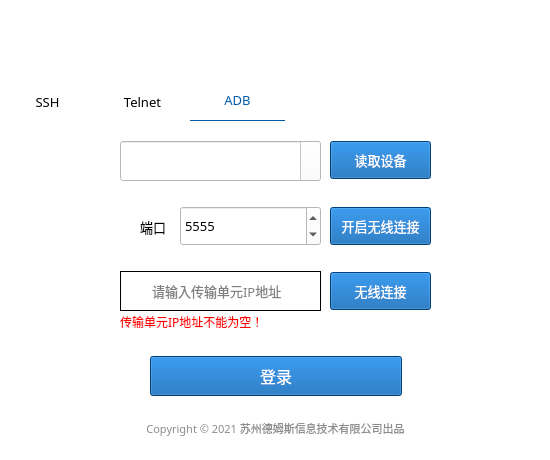
<?xml version="1.0" encoding="UTF-8"?>
<ui version="4.0">
 <class>MainWindow</class>
 <widget class="QMainWindow" name="MainWindow">
  <property name="windowModality">
   <enum>Qt::NonModal</enum>
  </property>
  <property name="geometry">
   <rect>
    <x>0</x>
    <y>0</y>
    <width>550</width>
    <height>460</height>
   </rect>
  </property>
  <property name="sizePolicy">
   <sizepolicy hsizetype="Preferred" vsizetype="Preferred">
    <horstretch>0</horstretch>
    <verstretch>0</verstretch>
   </sizepolicy>
  </property>
  <property name="minimumSize">
   <size>
    <width>550</width>
    <height>460</height>
   </size>
  </property>
  <property name="maximumSize">
   <size>
    <width>550</width>
    <height>460</height>
   </size>
  </property>
  <property name="font">
   <font>
    <family>微软雅黑</family>
   </font>
  </property>
  <property name="windowTitle">
   <string>传输单元服务部署工具</string>
  </property>
  <property name="styleSheet">
   <string notr="true">background-color:white;</string>
  </property>
  <widget class="QWidget" name="centralwidget">
   <widget class="QTabWidget" name="connectMethod">
    <property name="geometry">
     <rect>
      <x>0</x>
      <y>80</y>
      <width>551</width>
      <height>301</height>
     </rect>
    </property>
    <property name="sizePolicy">
     <sizepolicy hsizetype="Expanding" vsizetype="Expanding">
      <horstretch>0</horstretch>
      <verstretch>0</verstretch>
     </sizepolicy>
    </property>
    <property name="font">
     <font>
      <family>微软雅黑</family>
      <pointsize>10</pointsize>
     </font>
    </property>
    <property name="focusPolicy">
     <enum>Qt::TabFocus</enum>
    </property>
    <property name="toolTip">
     <string>&lt;html&gt;&lt;head/&gt;&lt;body&gt;&lt;p&gt;&lt;br/&gt;&lt;/p&gt;&lt;/body&gt;&lt;/html&gt;</string>
    </property>
    <property name="toolTipDuration">
     <number>-2</number>
    </property>
    <property name="styleSheet">
     <string notr="true">QTabWidget{
	background-color:transparent;
}
QTabWidget::tab-bar{
   alignment:center;
}
QTabWidget::pane{
    border:3px;
}
QTabBar::tab{
	background-color:transparent;
    min-width:95px;
    min-height:40px;
}
QTabBar::tab:hover{
    background:transparent;
	color:#005BAB;
}
QTabBar::tab:selected{
    border-color: black;
    background:transparent;
    color:#005BAB;
	border-bottom:1px solid #005BAB;
}</string>
    </property>
    <property name="tabShape">
     <enum>QTabWidget::Rounded</enum>
    </property>
    <property name="currentIndex">
     <number>2</number>
    </property>
    <widget class="QWidget" name="SSH">
     <attribute name="title">
      <string>SSH</string>
     </attribute>
     <widget class="QLineEdit" name="ssh_host">
      <property name="geometry">
       <rect>
        <x>180</x>
        <y>20</y>
        <width>221</width>
        <height>40</height>
       </rect>
      </property>
      <property name="font">
       <font>
        <family>微软雅黑</family>
        <pointsize>10</pointsize>
       </font>
      </property>
      <property name="styleSheet">
       <string notr="true">border:1px solid black;
border-left:0px solid white;</string>
      </property>
      <property name="text">
       <string/>
      </property>
      <property name="placeholderText">
       <string>请输入传输单元IP地址</string>
      </property>
     </widget>
     <widget class="QLineEdit" name="ssh_username">
      <property name="geometry">
       <rect>
        <x>180</x>
        <y>85</y>
        <width>221</width>
        <height>40</height>
       </rect>
      </property>
      <property name="font">
       <font>
        <family>微软雅黑</family>
        <pointsize>10</pointsize>
       </font>
      </property>
      <property name="styleSheet">
       <string notr="true">border:1px solid black;
border-left:0px solid white;</string>
      </property>
      <property name="placeholderText">
       <string>请输入用户名</string>
      </property>
     </widget>
     <widget class="QLabel" name="label_4">
      <property name="geometry">
       <rect>
        <x>150</x>
        <y>20</y>
        <width>32</width>
        <height>40</height>
       </rect>
      </property>
      <property name="styleSheet">
       <string notr="true">border:1px solid black;
border-right:0px solid white;</string>
      </property>
      <property name="text">
       <string/>
      </property>
     </widget>
     <widget class="QLabel" name="label_5">
      <property name="geometry">
       <rect>
        <x>150</x>
        <y>85</y>
        <width>32</width>
        <height>40</height>
       </rect>
      </property>
      <property name="styleSheet">
       <string notr="true">border:1px solid black;
border-right:0px solid white;</string>
      </property>
      <property name="text">
       <string/>
      </property>
     </widget>
     <widget class="QLabel" name="label_6">
      <property name="geometry">
       <rect>
        <x>150</x>
        <y>150</y>
        <width>32</width>
        <height>40</height>
       </rect>
      </property>
      <property name="styleSheet">
       <string notr="true">border:1px solid black;
border-right:0px solid white;</string>
      </property>
      <property name="text">
       <string/>
      </property>
     </widget>
     <widget class="QLabel" name="label_7">
      <property name="geometry">
       <rect>
        <x>160</x>
        <y>30</y>
        <width>14</width>
        <height>18</height>
       </rect>
      </property>
      <property name="styleSheet">
       <string notr="true">background:url(img/ip.png);</string>
      </property>
      <property name="text">
       <string/>
      </property>
     </widget>
     <widget class="QLabel" name="label_9">
      <property name="geometry">
       <rect>
        <x>160</x>
        <y>97</y>
        <width>14</width>
        <height>18</height>
       </rect>
      </property>
      <property name="styleSheet">
       <string notr="true">background:url(img/username.png);</string>
      </property>
      <property name="text">
       <string/>
      </property>
     </widget>
     <widget class="QLabel" name="label_10">
      <property name="geometry">
       <rect>
        <x>160</x>
        <y>162</y>
        <width>14</width>
        <height>17</height>
       </rect>
      </property>
      <property name="styleSheet">
       <string notr="true">background:url(img/password.png);</string>
      </property>
      <property name="text">
       <string/>
      </property>
     </widget>
     <widget class="QLineEdit" name="ssh_password">
      <property name="geometry">
       <rect>
        <x>180</x>
        <y>150</y>
        <width>221</width>
        <height>40</height>
       </rect>
      </property>
      <property name="font">
       <font>
        <family>微软雅黑</family>
        <pointsize>10</pointsize>
       </font>
      </property>
      <property name="styleSheet">
       <string notr="true">border:1px solid black;
border-left:0px solid white;</string>
      </property>
      <property name="text">
       <string/>
      </property>
      <property name="echoMode">
       <enum>QLineEdit::Password</enum>
      </property>
      <property name="placeholderText">
       <string>请输入密码</string>
      </property>
     </widget>
     <widget class="QLabel" name="ssh_ip_label">
      <property name="geometry">
       <rect>
        <x>150</x>
        <y>60</y>
        <width>251</width>
        <height>21</height>
       </rect>
      </property>
      <property name="font">
       <font>
        <family>微软雅黑</family>
       </font>
      </property>
      <property name="styleSheet">
       <string notr="true">color:red;</string>
      </property>
      <property name="text">
       <string>传输单元IP地址不能为空！</string>
      </property>
     </widget>
     <widget class="QLabel" name="ssh_username_label">
      <property name="geometry">
       <rect>
        <x>150</x>
        <y>125</y>
        <width>251</width>
        <height>21</height>
       </rect>
      </property>
      <property name="font">
       <font>
        <family>微软雅黑</family>
       </font>
      </property>
      <property name="styleSheet">
       <string notr="true">color:red;</string>
      </property>
      <property name="text">
       <string>用户名不能为空！</string>
      </property>
     </widget>
     <widget class="QLabel" name="ssh_password_label">
      <property name="geometry">
       <rect>
        <x>150</x>
        <y>190</y>
        <width>251</width>
        <height>21</height>
       </rect>
      </property>
      <property name="font">
       <font>
        <family>微软雅黑</family>
       </font>
      </property>
      <property name="styleSheet">
       <string notr="true">color:red;</string>
      </property>
      <property name="text">
       <string>密码不能为空！</string>
      </property>
     </widget>
    </widget>
    <widget class="QWidget" name="Telnet">
     <property name="toolTipDuration">
      <number>-1</number>
     </property>
     <attribute name="title">
      <string>Telnet</string>
     </attribute>
     <widget class="QLabel" name="label_23">
      <property name="geometry">
       <rect>
        <x>150</x>
        <y>20</y>
        <width>32</width>
        <height>40</height>
       </rect>
      </property>
      <property name="styleSheet">
       <string notr="true">border:1px solid black;
border-right:0px solid white;</string>
      </property>
      <property name="text">
       <string/>
      </property>
     </widget>
     <widget class="QLabel" name="label_24">
      <property name="geometry">
       <rect>
        <x>150</x>
        <y>85</y>
        <width>32</width>
        <height>40</height>
       </rect>
      </property>
      <property name="styleSheet">
       <string notr="true">border:1px solid black;
border-right:0px solid white;</string>
      </property>
      <property name="text">
       <string/>
      </property>
     </widget>
     <widget class="QLabel" name="label_25">
      <property name="geometry">
       <rect>
        <x>150</x>
        <y>150</y>
        <width>32</width>
        <height>40</height>
       </rect>
      </property>
      <property name="styleSheet">
       <string notr="true">border:1px solid black;
border-right:0px solid white;</string>
      </property>
      <property name="text">
       <string/>
      </property>
     </widget>
     <widget class="QLabel" name="label_38">
      <property name="geometry">
       <rect>
        <x>160</x>
        <y>30</y>
        <width>14</width>
        <height>18</height>
       </rect>
      </property>
      <property name="styleSheet">
       <string notr="true">background:url(img/ip.png);</string>
      </property>
      <property name="text">
       <string/>
      </property>
     </widget>
     <widget class="QLabel" name="label_39">
      <property name="geometry">
       <rect>
        <x>160</x>
        <y>162</y>
        <width>14</width>
        <height>17</height>
       </rect>
      </property>
      <property name="styleSheet">
       <string notr="true">background:url(img/password.png);</string>
      </property>
      <property name="text">
       <string/>
      </property>
     </widget>
     <widget class="QLabel" name="label_40">
      <property name="geometry">
       <rect>
        <x>160</x>
        <y>97</y>
        <width>14</width>
        <height>18</height>
       </rect>
      </property>
      <property name="styleSheet">
       <string notr="true">background:url(img/username.png);</string>
      </property>
      <property name="text">
       <string/>
      </property>
     </widget>
     <widget class="QLineEdit" name="telnet_host">
      <property name="geometry">
       <rect>
        <x>180</x>
        <y>20</y>
        <width>221</width>
        <height>40</height>
       </rect>
      </property>
      <property name="font">
       <font>
        <family>微软雅黑</family>
        <pointsize>10</pointsize>
       </font>
      </property>
      <property name="styleSheet">
       <string notr="true">border:1px solid black;
border-left:0px solid white;</string>
      </property>
      <property name="text">
       <string/>
      </property>
      <property name="placeholderText">
       <string>请输入传输单元IP地址</string>
      </property>
     </widget>
     <widget class="QLineEdit" name="telnet_username">
      <property name="geometry">
       <rect>
        <x>180</x>
        <y>85</y>
        <width>221</width>
        <height>40</height>
       </rect>
      </property>
      <property name="font">
       <font>
        <family>微软雅黑</family>
        <pointsize>10</pointsize>
       </font>
      </property>
      <property name="styleSheet">
       <string notr="true">border:1px solid black;
border-left:0px solid white;</string>
      </property>
      <property name="placeholderText">
       <string>请输入用户名</string>
      </property>
     </widget>
     <widget class="QLineEdit" name="telnet_password">
      <property name="geometry">
       <rect>
        <x>180</x>
        <y>150</y>
        <width>221</width>
        <height>40</height>
       </rect>
      </property>
      <property name="font">
       <font>
        <family>微软雅黑</family>
        <pointsize>10</pointsize>
       </font>
      </property>
      <property name="styleSheet">
       <string notr="true">border:1px solid black;
border-left:0px solid white;</string>
      </property>
      <property name="text">
       <string/>
      </property>
      <property name="echoMode">
       <enum>QLineEdit::Password</enum>
      </property>
      <property name="placeholderText">
       <string>请输入密码</string>
      </property>
     </widget>
     <widget class="QLabel" name="telnet_ip_label">
      <property name="geometry">
       <rect>
        <x>150</x>
        <y>60</y>
        <width>251</width>
        <height>21</height>
       </rect>
      </property>
      <property name="font">
       <font>
        <family>微软雅黑</family>
       </font>
      </property>
      <property name="styleSheet">
       <string notr="true">color:red;</string>
      </property>
      <property name="text">
       <string>传输单元IP地址不能为空！</string>
      </property>
     </widget>
     <widget class="QLabel" name="telnet_username_label">
      <property name="geometry">
       <rect>
        <x>150</x>
        <y>125</y>
        <width>251</width>
        <height>21</height>
       </rect>
      </property>
      <property name="font">
       <font>
        <family>微软雅黑</family>
       </font>
      </property>
      <property name="styleSheet">
       <string notr="true">color:red;</string>
      </property>
      <property name="text">
       <string>用户名不能为空！</string>
      </property>
     </widget>
     <widget class="QLabel" name="telnet_password_label">
      <property name="geometry">
       <rect>
        <x>150</x>
        <y>190</y>
        <width>251</width>
        <height>21</height>
       </rect>
      </property>
      <property name="font">
       <font>
        <family>微软雅黑</family>
       </font>
      </property>
      <property name="styleSheet">
       <string notr="true">color:red;</string>
      </property>
      <property name="text">
       <string>密码不能为空！</string>
      </property>
     </widget>
    </widget>
    <widget class="QWidget" name="ADB">
     <attribute name="title">
      <string>ADB</string>
     </attribute>
     <widget class="QComboBox" name="device_id">
      <property name="geometry">
       <rect>
        <x>120</x>
        <y>20</y>
        <width>201</width>
        <height>40</height>
       </rect>
      </property>
      <property name="font">
       <font>
        <family>微软雅黑</family>
        <pointsize>10</pointsize>
       </font>
      </property>
      <property name="styleSheet">
       <string notr="true">QComboBox::drop-down {
     subcontrol-origin: padding;
     subcontrol- position :  top  right ;
     width :  20px ;
      border-left-width :  0px ;

}
 
QComboBox::down-arrow {
     image:url(img/arrow.png);
}</string>
      </property>
      <property name="editable">
       <bool>true</bool>
      </property>
     </widget>
     <widget class="QPushButton" name="open_port">
      <property name="geometry">
       <rect>
        <x>330</x>
        <y>86</y>
        <width>101</width>
        <height>38</height>
       </rect>
      </property>
      <property name="font">
       <font>
        <family>微软雅黑</family>
        <pointsize>10</pointsize>
       </font>
      </property>
      <property name="styleSheet">
       <string notr="true">QPushButton{
        text-align:center;
        color:white;
        background-color:rgb(0, 91, 171);
}
QPushButton:hover{
        background-color:rgb(24, 91, 171);
}</string>
      </property>
      <property name="text">
       <string>开启无线连接</string>
      </property>
     </widget>
     <widget class="QPushButton" name="read_devices">
      <property name="geometry">
       <rect>
        <x>330</x>
        <y>20</y>
        <width>101</width>
        <height>38</height>
       </rect>
      </property>
      <property name="font">
       <font>
        <family>微软雅黑</family>
        <pointsize>10</pointsize>
       </font>
      </property>
      <property name="styleSheet">
       <string notr="true">QPushButton{
        text-align:center;
        color:white;
        background-color:rgb(0, 91, 171);
}
QPushButton:hover{
        background-color:rgb(24, 91, 171);
}</string>
      </property>
      <property name="text">
       <string>读取设备</string>
      </property>
     </widget>
     <widget class="QSpinBox" name="adb_port">
      <property name="geometry">
       <rect>
        <x>180</x>
        <y>85</y>
        <width>141</width>
        <height>40</height>
       </rect>
      </property>
      <property name="font">
       <font>
        <family>微软雅黑</family>
        <pointsize>10</pointsize>
       </font>
      </property>
      <property name="toolTip">
       <string extracomment="端口范围:1024-65535"/>
      </property>
      <property name="styleSheet">
       <string notr="true"/>
      </property>
      <property name="minimum">
       <number>1024</number>
      </property>
      <property name="maximum">
       <number>65535</number>
      </property>
      <property name="value">
       <number>5555</number>
      </property>
     </widget>
     <widget class="QLabel" name="label">
      <property name="geometry">
       <rect>
        <x>120</x>
        <y>100</y>
        <width>13</width>
        <height>13</height>
       </rect>
      </property>
      <property name="styleSheet">
       <string notr="true">background:url(img/port.png);</string>
      </property>
      <property name="text">
       <string/>
      </property>
     </widget>
     <widget class="QLabel" name="label_2">
      <property name="geometry">
       <rect>
        <x>140</x>
        <y>90</y>
        <width>31</width>
        <height>31</height>
       </rect>
      </property>
      <property name="font">
       <font>
        <family>微软雅黑</family>
        <pointsize>10</pointsize>
       </font>
      </property>
      <property name="text">
       <string>端口</string>
      </property>
     </widget>
     <widget class="QLineEdit" name="device_ip">
      <property name="geometry">
       <rect>
        <x>150</x>
        <y>150</y>
        <width>171</width>
        <height>40</height>
       </rect>
      </property>
      <property name="font">
       <font>
        <family>微软雅黑</family>
        <pointsize>10</pointsize>
       </font>
      </property>
      <property name="styleSheet">
       <string notr="true">border:1px solid black;
border-left:0px solid white;</string>
      </property>
      <property name="text">
       <string/>
      </property>
      <property name="placeholderText">
       <string>请输入传输单元IP地址</string>
      </property>
     </widget>
     <widget class="QLabel" name="label_26">
      <property name="geometry">
       <rect>
        <x>120</x>
        <y>150</y>
        <width>32</width>
        <height>40</height>
       </rect>
      </property>
      <property name="styleSheet">
       <string notr="true">border:1px solid black;
border-right:0px solid white;</string>
      </property>
      <property name="text">
       <string/>
      </property>
     </widget>
     <widget class="QLabel" name="label_41">
      <property name="geometry">
       <rect>
        <x>130</x>
        <y>160</y>
        <width>14</width>
        <height>18</height>
       </rect>
      </property>
      <property name="styleSheet">
       <string notr="true">background:url(img/ip.png);</string>
      </property>
      <property name="text">
       <string/>
      </property>
     </widget>
     <widget class="QPushButton" name="connect_remote_ip">
      <property name="geometry">
       <rect>
        <x>330</x>
        <y>151</y>
        <width>101</width>
        <height>38</height>
       </rect>
      </property>
      <property name="font">
       <font>
        <family>微软雅黑</family>
        <pointsize>10</pointsize>
       </font>
      </property>
      <property name="styleSheet">
       <string notr="true">QPushButton{
        text-align:center;
        color:white;
        background-color:rgb(0, 91, 171);
}
QPushButton:hover{
        background-color:rgb(24, 91, 171);
}</string>
      </property>
      <property name="text">
       <string>无线连接</string>
      </property>
     </widget>
     <widget class="QLabel" name="adb_ip_label">
      <property name="geometry">
       <rect>
        <x>120</x>
        <y>190</y>
        <width>201</width>
        <height>21</height>
       </rect>
      </property>
      <property name="font">
       <font>
        <family>微软雅黑</family>
       </font>
      </property>
      <property name="styleSheet">
       <string notr="true">color:red;</string>
      </property>
      <property name="text">
       <string>传输单元IP地址不能为空！</string>
      </property>
     </widget>
    </widget>
   </widget>
   <widget class="QPushButton" name="loginBtn">
    <property name="geometry">
     <rect>
      <x>150</x>
      <y>356</y>
      <width>252</width>
      <height>40</height>
     </rect>
    </property>
    <property name="font">
     <font>
      <family>微软雅黑</family>
      <pointsize>12</pointsize>
     </font>
    </property>
    <property name="styleSheet">
     <string notr="true">QPushButton{
        text-align:center;
        color:white;
        background-color:rgb(0, 91, 171);
}
QPushButton:hover{A
        background-color:rgb(24, 91, 171);
}</string>
    </property>
    <property name="text">
     <string>登录</string>
    </property>
   </widget>
   <widget class="QLabel" name="label_8">
    <property name="geometry">
     <rect>
      <x>120</x>
      <y>418</y>
      <width>311</width>
      <height>21</height>
     </rect>
    </property>
    <property name="sizePolicy">
     <sizepolicy hsizetype="Expanding" vsizetype="Expanding">
      <horstretch>0</horstretch>
      <verstretch>0</verstretch>
     </sizepolicy>
    </property>
    <property name="font">
     <font>
      <family>微软雅黑</family>
      <pointsize>8</pointsize>
     </font>
    </property>
    <property name="styleSheet">
     <string notr="true">color:rgb(140, 140, 140);</string>
    </property>
    <property name="text">
     <string>Copyright © 2021 苏州德姆斯信息技术有限公司出品</string>
    </property>
    <property name="alignment">
     <set>Qt::AlignCenter</set>
    </property>
   </widget>
   <widget class="QLabel" name="label_3">
    <property name="geometry">
     <rect>
      <x>20</x>
      <y>20</y>
      <width>104</width>
      <height>28</height>
     </rect>
    </property>
    <property name="styleSheet">
     <string notr="true">background:url(img/logo.png);</string>
    </property>
    <property name="text">
     <string/>
    </property>
   </widget>
   <widget class="QLabel" name="message">
    <property name="geometry">
     <rect>
      <x>260</x>
      <y>20</y>
      <width>31</width>
      <height>30</height>
     </rect>
    </property>
    <property name="styleSheet">
     <string notr="true"/>
    </property>
    <property name="text">
     <string/>
    </property>
   </widget>
  </widget>
  <widget class="QStatusBar" name="statusbar"/>
 </widget>
 <resources/>
 <connections/>
</ui>
